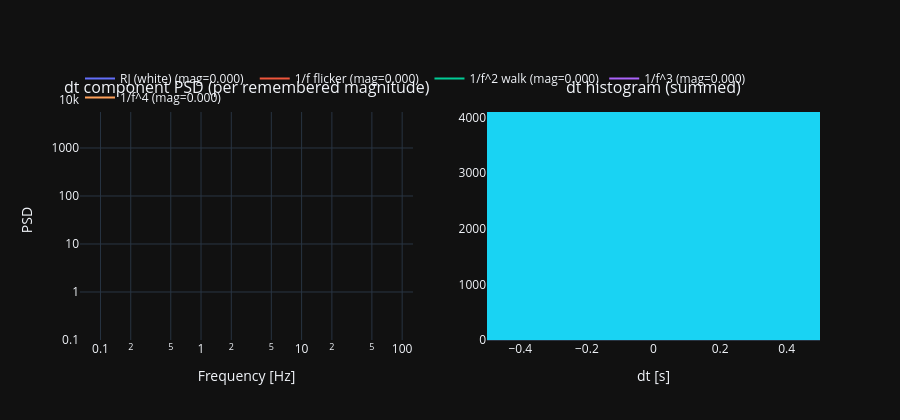

Notebook source saved alongside this figure:
### Code cell
# --- Scratch: inspect each remembered jitter type's spectrum and the summed dt histogram ---
# Independent of the main figure — re-run any time after moving the sliders above.
# Requires the main cell to have run at least once (uses widget_dict, _jitter_mem, _colored_noise, N, fs).
# All remembered magnitudes are summed here, mirroring what time_domain() actually does.

n_draws = 20   # independent realizations to average the PSD over (same idea as compute_row's F_M)

def _avg_psd(gen_fn):
    P = None
    for _ in range(n_draws):
        s = gen_fn()
        p = np.abs(np.fft.rfft(s))**2 / N
        P = p if P is None else P + p
    return np.fft.rfftfreq(N, d=1/fs), P / n_draws

_names = {0: 'RJ (white)', 1: '1/f flicker', 2: '1/f^2 walk', 3: '1/f^3', 4: '1/f^4'}

f_axis = None
P_by_alpha = {}
for a, mag in _jitter_mem.items():
    f_axis, P_by_alpha[a] = _avg_psd(
        lambda a=a, mag=mag: (mag / fs) * (np.random.randn(N) if a == 0 else _colored_noise(N, alpha=a)))

dt_sum = np.zeros(N)
for a, mag in _jitter_mem.items():
    dt_sum += (mag / fs) * (np.random.randn(N) if a == 0 else _colored_noise(N, alpha=a))

dbg = make_subplots(rows=1, cols=2,
                     subplot_titles=("dt component PSD (per remembered magnitude)", "dt histogram (summed)"))

for a, P in P_by_alpha.items():
    label = f"{_names[a]} (mag={_jitter_mem[a]:.3f})"
    dbg.add_trace(go.Scatter(x=f_axis[1:], y=P[1:], name=label, mode='lines'), row=1, col=1)
dbg.update_xaxes(type='log', title_text='Frequency [Hz]', row=1, col=1)
dbg.update_yaxes(type='log', title_text='PSD', row=1, col=1)

dbg.add_trace(go.Histogram(x=dt_sum, nbinsx=60, name='dt', showlegend=False), row=1, col=2)
dbg.update_xaxes(title_text='dt [s]', row=1, col=2)

dbg.update_layout(template='plotly_dark', height=420,
                   legend=dict(orientation='h', y=1.15))
dbg.show()

### Figure 1 — Plotly figure (JSON) as saved in the notebook; plotly's stock layout.template omitted (floating-point values rounded to 4 significant figures; data arrays with more than 128 entries replaced by an {"elided": "..."} marker saying what was removed)
{"data": [{"mode": "lines", "name": "RJ (white) (mag=0.000)", "type": "scatter", "x": {"elided": "2048 float values"}, "xaxis": "x", "y": {"elided": "2048 int values"}, "yaxis": "y"}, {"mode": "lines", "name": "1/f flicker (mag=0.000)", "type": "scatter", "x": {"elided": "2048 float values"}, "xaxis": "x", "y": {"elided": "2048 int values"}, "yaxis": "y"}, {"mode": "lines", "name": "1/f^2 walk (mag=0.000)", "type": "scatter", "x": {"elided": "2048 float values"}, "xaxis": "x", "y": {"elided": "2048 int values"}, "yaxis": "y"}, {"mode": "lines", "name": "1/f^3 (mag=0.000)", "type": "scatter", "x": {"elided": "2048 float values"}, "xaxis": "x", "y": {"elided": "2048 int values"}, "yaxis": "y"}, {"mode": "lines", "name": "1/f^4 (mag=0.000)", "type": "scatter", "x": {"elided": "2048 float values"}, "xaxis": "x", "y": {"elided": "2048 int values"}, "yaxis": "y"}, {"name": "dt", "nbinsx": 60, "showlegend": false, "type": "histogram", "x": {"elided": "4096 int values"}, "xaxis": "x2", "yaxis": "y2"}], "layout": {"annotations": [{"font": {"size": 16}, "showarrow": false, "text": "dt component PSD (per remembered magnitude)", "x": 0.225, "xanchor": "center", "xref": "paper", "y": 1, "yanchor": "bottom", "yref": "paper"}, {"font": {"size": 16}, "showarrow": false, "text": "dt histogram (summed)", "x": 0.775, "xanchor": "center", "xref": "paper", "y": 1, "yanchor": "bottom", "yref": "paper"}], "height": 420, "legend": {"orientation": "h", "y": 1.15}, "xaxis": {"anchor": "y", "domain": [0, 0.45], "title": {"text": "Frequency [Hz]"}, "type": "log"}, "xaxis2": {"anchor": "y2", "domain": [0.55, 1], "title": {"text": "dt [s]"}}, "yaxis": {"anchor": "x", "domain": [0, 1], "title": {"text": "PSD"}, "type": "log"}, "yaxis2": {"anchor": "x2", "domain": [0, 1]}}}
